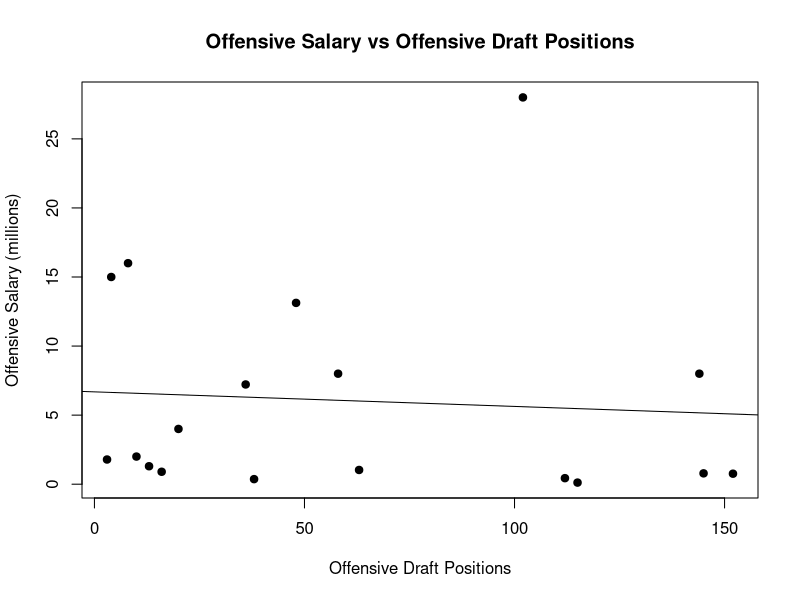
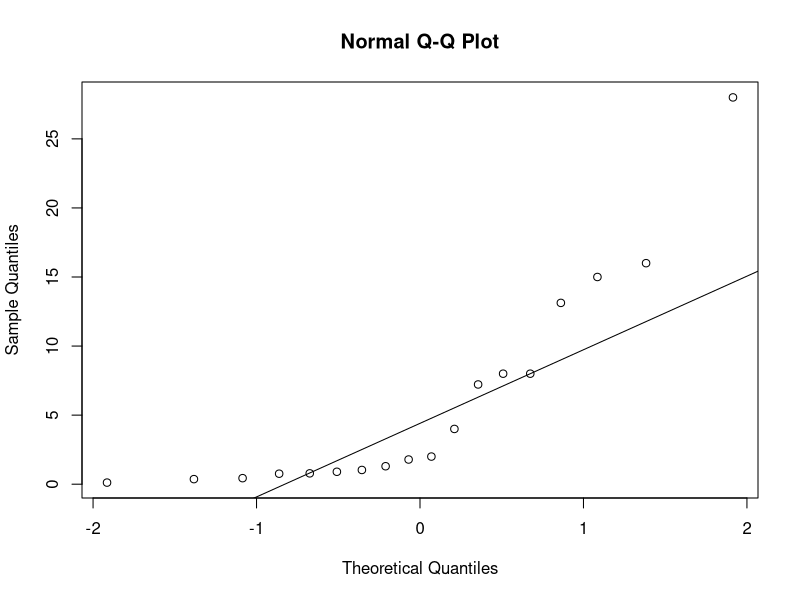

R code for these plots, in order:
## ---- chunk 1
knitr::opts_chunk$set(echo = TRUE)
## ---- chunk 2
setwd("~/Spring/Stat/Final")
QB_Data <- read.csv("QB_Data.csv")
RB_Data <- read.csv("RB_Data.csv")
WR_Data <- read.csv("WR_Data.csv")
DL_Data <- read.csv("DL_Data.csv")
LB_Data <- read.csv("LB_Data.csv")
DB_Data <- read.csv("DB_Data.csv")
Offense <- read.csv("Offense.csv")
# Defense <- read.csv("Defense.csv")
## ---- chunk 3
Mode <- function(x) {
  ux <- unique(x)
  ux[which.max(tabulate(match(x, ux)))]
}

FindOutliers <- function(x) {
  lowerq = quantile(x)[2]
  upperq = quantile(x)[4]
  iqr = upperq - lowerq
  extreme.threshold.upper = (iqr * 3) + upperq
  extreme.threshold.lower = lowerq - (iqr * 3)
  result <- which(x > extreme.threshold.upper | x < extreme.threshold.lower)
}
## ---- chunk 4
OffenseDraftOrders <- Offense$Draft.Order
OffenseSalary <- Offense$Avg.Salary..million.
## ---- chunk 5
AvgOffenseSalary <- mean(OffenseSalary)
MedianOffenseSalary <- median(OffenseSalary)
ModeOffenseSalary <- Mode(OffenseSalary)
AvgOffenseSalary
MedianOffenseSalary
ModeOffenseSalary
## ---- chunk 6
RangeOffenseSalary <- range(OffenseSalary)
VarianceOffenseSalary <- var(OffenseSalary)
StdOffenseSalary <- sqrt(VarianceOffenseSalary)
RangeOffenseSalary
VarianceOffenseSalary
StdOffenseSalary
## ---- chunk 7
cor.test(OffenseDraftOrders, OffenseSalary)
## ---- chunk 8
lm(OffenseSalary ~ OffenseDraftOrders)
## ---- chunk 9
plot(OffenseDraftOrders, OffenseSalary, main="Offensive Salary vs Offensive Draft Positions",
   xlab="Offensive Draft Positions", ylab="Offensive Salary (millions)", pch=19)
abline(lm(OffenseSalary ~ OffenseDraftOrders))
## ---- chunk 10
qqnorm(OffenseSalary)
qqline(OffenseSalary)
## ---- chunk 11
OffenseOutliers <- FindOutliers(OffenseSalary)
OffenseOutliers
